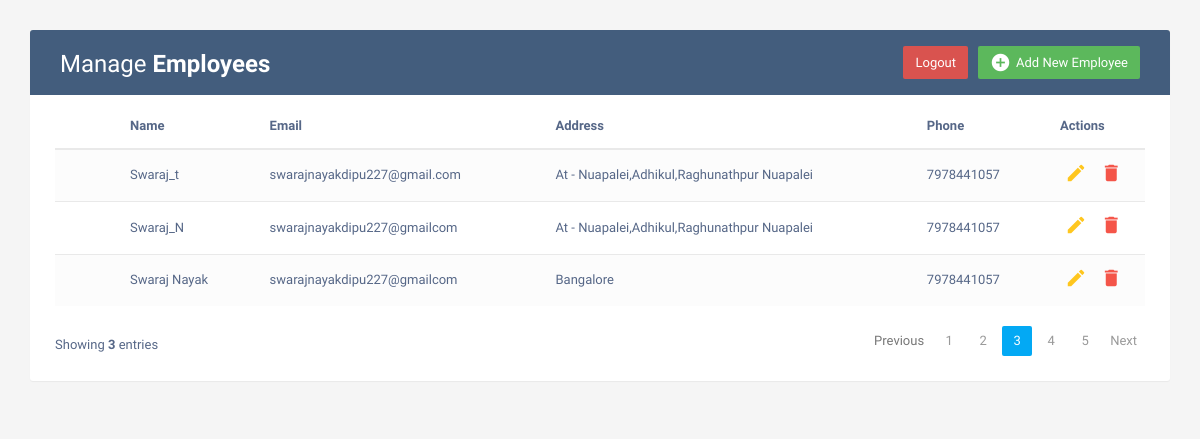
Before: /index/ with the older database file.
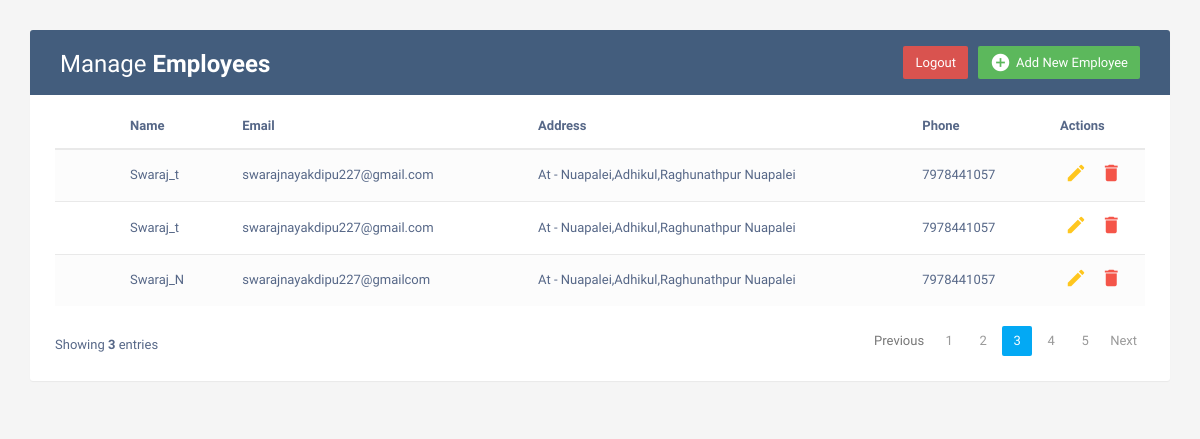
After: the same page with the newer database file.
### CRUD/models.py (models this page shows, shortened)
class Employees(models.Model):
    name = models.CharField(max_length=200)
    email = models.EmailField(max_length=100)
    address = models.TextField()
    phone = models.IntegerField()

### CRUD/views.py (the view)
# urls.py: path('index/',cv.INDEX,name='index'),
def INDEX(request):
    emp = Employees.objects.all()
    context = {
        "emp":emp,
        "length":len(emp)
    }
    return render(request, 'home.html',context)

### templates/home.html (shortened to what this page needs)
<!DOCTYPE html>
<html lang="en">
<head>
<link rel="stylesheet" href="https://maxcdn.bootstrapcdn.com/font-awesome/4.7.0/css/font-awesome.min.css">
<link rel="stylesheet" href="https://maxcdn.bootstrapcdn.com/bootstrap/3.3.7/css/bootstrap.min.css">
  <body>
    <div class="container">
        <div class="table-wrapper">
            <div class="table-title">
                <div class="row">
                    <div class="col-sm-6">
						<h2>Manage <b>Employees</b></h2>
					</div>
					<div class="col-sm-6">
						<a href="#addEmployeeModal" class="btn btn-success" data-toggle="modal"><i class="material-icons">&#xE147;</i> <span>Add New Employee</span></a>
						<a href="{% url 'logout' %}" class="btn btn-danger" data-toggle="modal"><span>Logout</span></a>
					</div>
                </div>
            </div>
            <table class="table table-striped table-hover">
                <thead>
                    <tr>
						<th>
						</th>
                        <th>Name</th>
                        <th>Email</th>
						            <th>Address</th>
                        <th>Phone</th>
                        <th>Actions</th>
                    </tr>
                </thead>
                <tbody>
                    {% for i in emp %}
                    <tr>
						<td>
						</td>
                        <td>{{i.name}}</td>
                        <td>{{i.email}}</td>
						            <td>{{i.address}}</td>
                        <td>{{i.phone}}</td>
                        <td>
                            <a href="#editEmployeeModal-{{forloop.counter}}" class="edit" data-toggle="modal"><i class="material-icons" data-toggle="tooltip" title="Edit">&#xE254;</i></a>
                            <a href="#deleteEmployeeModal-{{forloop.counter}}" class="delete" data-toggle="modal"><i class="material-icons" data-toggle="tooltip" title="Delete">&#xE872;</i></a>
                        </td>
                    </tr>
                    {% endfor %}
                </tbody>
            </table>
			<div class="clearfix">
                <div class="hint-text">Showing <b>{{length}}</b> entries</div>
                <ul class="pagination">
                    <li class="page-item disabled"><a href="#">Previous</a></li>
                    <li class="page-item"><a href="#" class="page-link">1</a></li>
                    <li class="page-item"><a href="#" class="page-link">2</a></li>
                    <li class="page-item active"><a href="#" class="page-link">3</a></li>
                    <li class="page-item"><a href="#" class="page-link">4</a></li>
                    <li class="page-item"><a href="#" class="page-link">5</a></li>
                    <li class="page-item"><a href="#" class="page-link">Next</a></li>
                </ul>
            </div>
        </div>
    </div>
</body>
</html>

Changed rows visible on the page:
removed Employees: name "Swaraj Nayak", email "swarajnayakdipu227@gmailcom", address "Bangalore", phone "7978441057"
added Employees: name "Swaraj_t", email "swarajnayakdipu227@gmail.com", address "At - Nuapalei,Adhikul,Raghunathpur Nuapalei", phone "7978441057"
